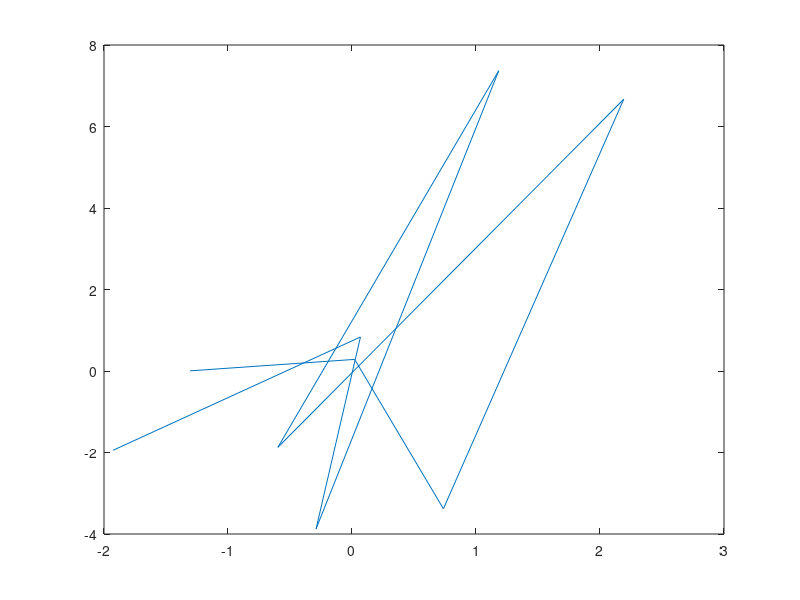

Recreate this plot in MATLAB.
% Generate random matrices
A = randn(3,3);
B = randn(3,3);

% Compute matrix product
C = A*B

% Flatten matrices
a = A(:);
b = B(:);
c = C(:);

% Plot result
plot(a, c)
